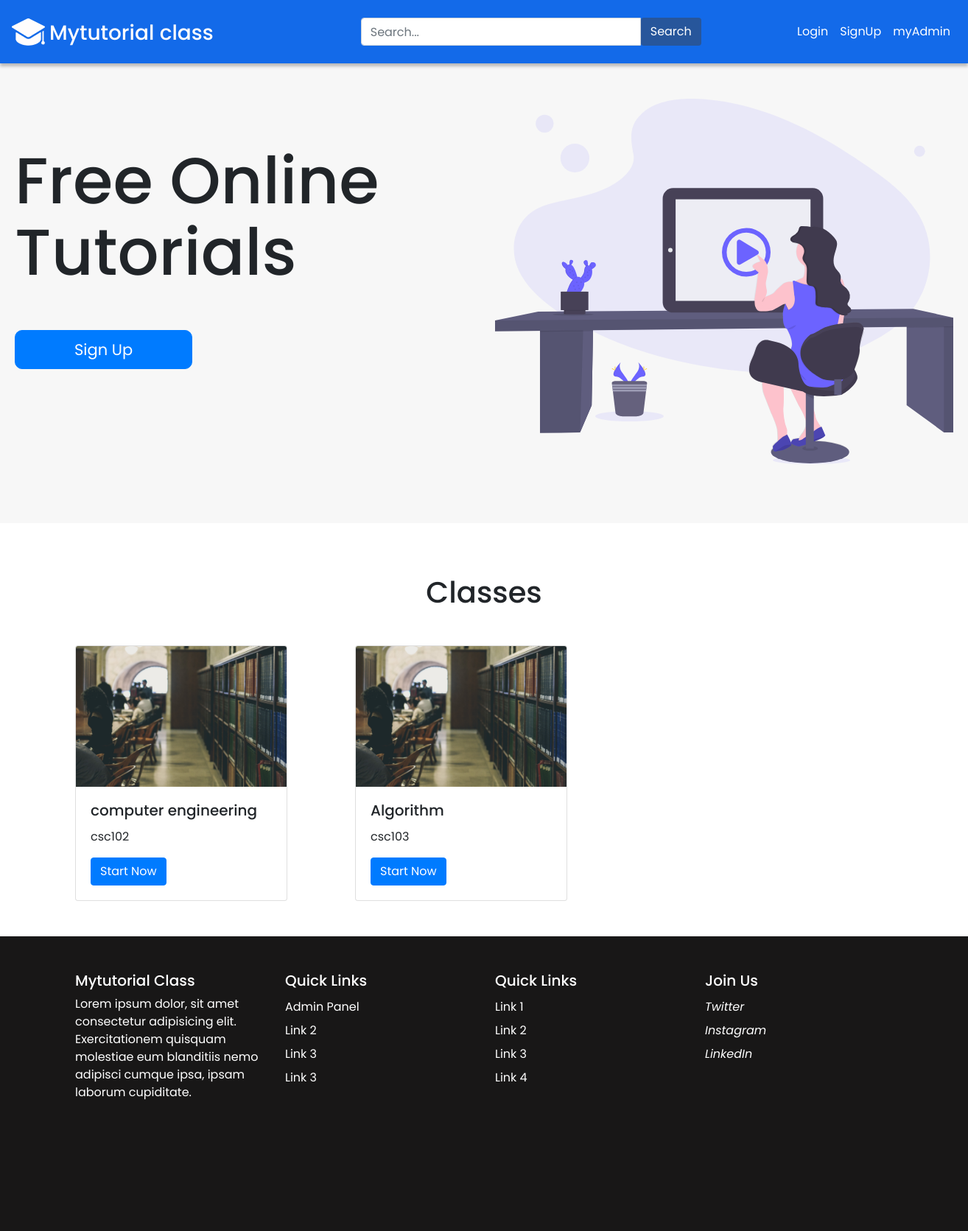
Before: / with the older database file.
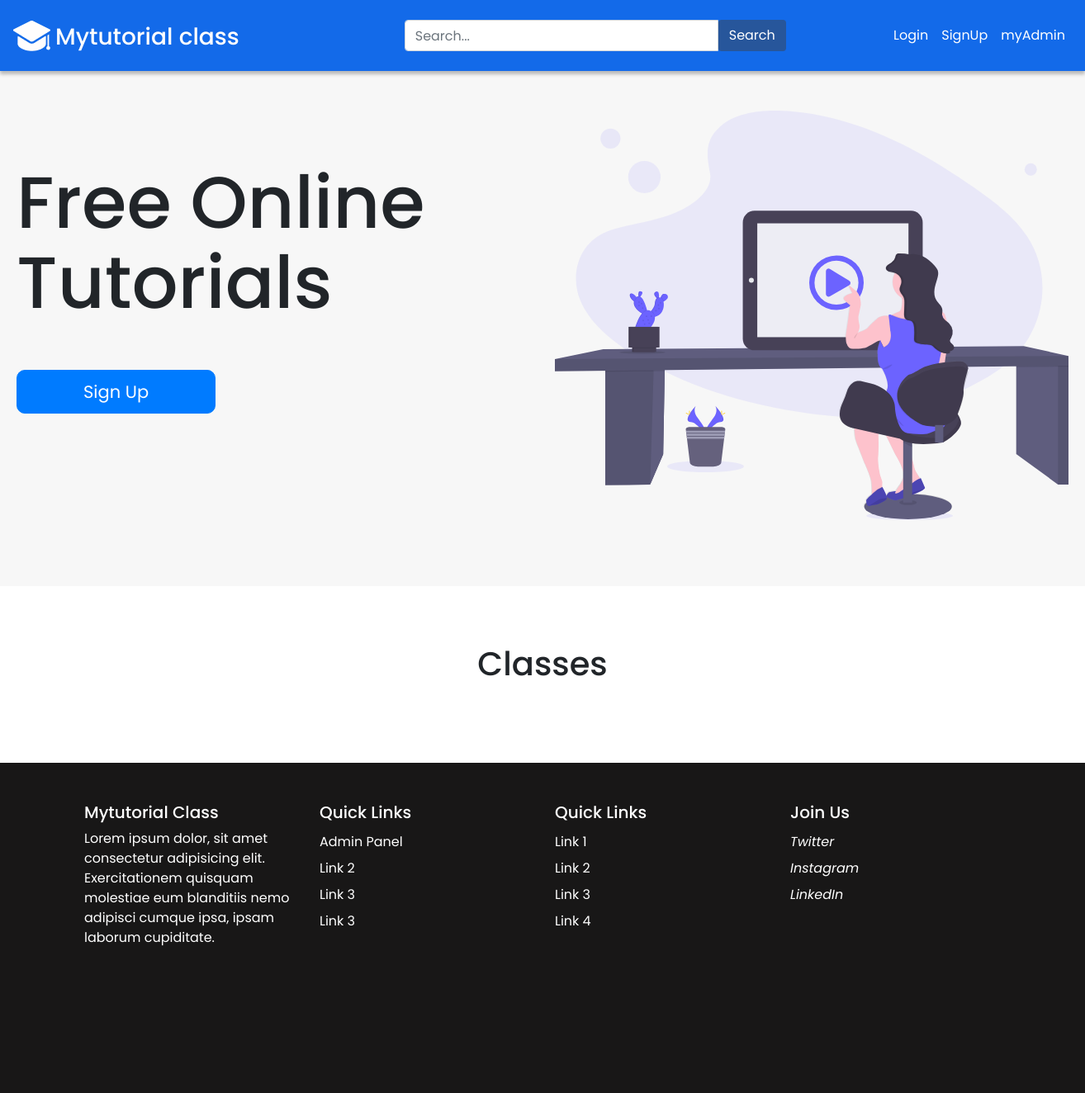
After: the same page with the newer database file.
### tables this page shows
CREATE TABLE `venues`
(
  `venueId` int
(11) NOT NULL AUTO_INCREMENT,
  `venue` varchar
(225) NOT NULL,
  `venueCreated` datetime NOT NULL DEFAULT CURRENT_TIMESTAMP,
  `venueUpdated` datetime NOT NULL DEFAULT CURRENT_TIMESTAMP,
  PRIMARY KEY
(`venueId`)
);

CREATE TABLE `classes`
(
  `classId` int
(11) NOT NULL AUTO_INCREMENT,
  `ClassDate` varchar
(20) NOT NULL,
  `classPeriod` int
(10) DEFAULT NULL,
  `classMax` int
(11) NOT NULL,
  `classVenueId` int
(11) NOT NULL,
  `classCreated` datetime DEFAULT CURRENT_TIMESTAMP,
  `classUpdated` datetime NOT NULL DEFAULT CURRENT_TIMESTAMP,
  `classCode` varchar
(45) NOT NULL,
  `classTitle` varchar
(225) NOT NULL,
  PRIMARY KEY
(`classId`)
);

### index.php (called while the page is built, shortened)
<?php
require_once('controllers/Conn.php');
require_once('controllers/Queries.php');
require_once('controllers/Router.php');
require_once('models/Classes.php');
$request = $_SERVER['REQUEST_URI'];
$router = new Router($request);
$router->get('/', 'views/home');

### models/Classes.php (called while the page is built, shortened)
<?php
class Classes extends Queries
{
    public function getWithVenue()
    {
        $sql = 'SELECT * FROM venues
        INNER JOIN classes ON Venues.venueId=classes.classVenueId';
        $venues = $this->query($sql);
        return $venues;
    }
}

### controllers/Conn.php (called while the page is built)
<?php
class Conn
{
    private $dbname = 'csc';
    private $host = 'localhost';
    private $username = 'root';
    private $pass = 'PASSWORD';
    public function connect()
    {
        try {
            $conn = new PDO("mysql:host=$this->host;dbname=$this->dbname", $this->username, $this->pass);
            return $conn;
        } catch (PDOexception $e) {
            echo "Datebase error" . $e->getMessage();
            die();
        }
    }
}

### controllers/Queries.php (called while the page is built, shortened)
<?php
class Queries extends Conn
{
    public function query($sql)
    {
        $pdoStatement = $this->connect()->prepare($sql);
        $status = $pdoStatement->execute();
        $result = $pdoStatement->fetchAll();
        return $result;
    }
}

### views/home.php (the view)
<?php include('inc/header.php'); ?>
<?php $init  =  new Classes(); ?>
<div class="header">
  <div class="container-fluid">
    <div class="row">
      <div class="col-md-6">
        <div class="header-bg bg-text">
          <h3>Free Online <br> Tutorials</h3>
          <div class="signup-button">
            <a href="register" class="btn btn-primary">Sign Up</a>
          </div>
        </div>
      </div>
      <div class="col-md-6">
        <div class="bg-image mt-5">
          <img src="assets/image/bg-image.svg" alt="" style="width: 100%;">
        </div>
      </div>
    </div>
  </div>
</div>
<section class="section__1">
  <div class="container">
    <div class="text-center">
      <h5 class="section__2--header">Classes</h5>
      <div class="tab-content mt-5" id="pills-tabContent">
        <div class="tab-pane fade show active" id="pills-home" role="tabpanel" aria-labelledby="pills-home-tab">
          <div class="row">
            <?php foreach ($init->getWithVenue() as $value) { ?>
              <div class="col-md-4">
                <div class="card" style="width: 18rem;">
                  <img src="assets/image/image1.jpg" class="card-img-top" alt="...">
                  <div class="card-body text-left">
                    <h5 class="card-title"><?php echo $value['classTitle'] ?></h5>
                    <p class="card-text"><?php echo $value['classCode'] ?></p>
                    <a href="#" class="btn btn-primary">Start Now</a>
                  </div>
                </div>
              </div>
            <?php } ?>
          </div>
        </div>
      </div>
    </div>
  </div>
</section>
<?php include('inc/footer.php'); ?>

### controllers/Router.php (shortened to what this page needs)
<?php
class Router
{
    private $request;
    public function __construct($request)
    {
        $this->request = $request;
    }
    public function get($route, $file)
    {
        $uri = trim($this->request, "/");
        $uri = explode("/", $uri);
        if ($uri[0] == trim($route, "/")) {
            require $file . '.php';
        }
    }
}

### views/inc/header.php (shortened to what this page needs)
<!DOCTYPE html>
<html lang="en">
<head>
    <link rel="stylesheet" href="https://stackpath.bootstrapcdn.com/bootstrap/4.3.1/css/bootstrap.min.css">
    <link rel="stylesheet" href="assets/css/main.css">
</head>
<body>
    <nav class="navbar navbar-expand-lg navbar-light navbarcol">
        <img src="assets/image/Group.png" alt="sitelogo">
        <a href="/" style="text-decoration:none;">
            <h3 class="myclass">Mytutorial class</h3>
        </a>
        <form class="form-inline form-search my-2 my-lg-0">
            <div class="input-group">
                <input type="text" class="form-control search-box" placeholder="Search..." aria-label="Search for...">
                <span class="input-group-btn">
                    <button class="btn search-btn" type="button">Search</button>
                </span>
            </div>
        </form>
        <div class="collapse navbar-collapse" id="navbarSupportedContent">
            <ul class="navbar-nav ml-auto">
                <li class="nav-item active">
                    <a class="nav-link" href="login">Login</a>
                </li>
                <li class="nav-item">
                    <a class="nav-link" href="register">SignUp</a>
                </li>
                <li class="nav-item">
                    <a class="nav-link" href="adminlogin">myAdmin</a>
                </li>
            </ul>
        </div>
    </nav>

### views/inc/footer.php (shortened to what this page needs)
<footer class="footer__section mt-5 text-white">
    <div class="container">
        <div class="footer__content pt-5">
            <div class="row">
                <div class="col-md-3">
                    <div class="footer__header">
                        <h5 class="footer__title">Mytutorial Class</h5>
                        <p>Lorem ipsum dolor, sit amet consectetur adipisicing elit. Exercitationem quisquam molestiae eum blanditiis nemo adipisci cumque ipsa, ipsam laborum cupiditate.</p>
                    </div>
                </div>
                <div class="col-md-3">
                    <div class="footer__item">
                        <h5>Quick Links</h5>
                        <ul>
                            <li>
                                <a href="adminlogin">Admin Panel</a>
                            </li>
                            <li>
                                <a href="#!">Link 2</a>
                            </li>
                            <li>
                                <a href="#!">Link 3</a>
                            </li>
                            <li>
                                <a href="#!">Link 3</a>
                            </li>
                        </ul>
                    </div>
                </div>
                <div class="col-md-3">
                    <div class="footer__item">
                        <h5>Quick Links</h5>
                        <ul>
                            <li>
                                <a href="#!">Link 1</a>
                            </li>
                            <li>
                                <a href="#!">Link 2</a>
                            </li>
                            <li>
                                <a href="#!">Link 3</a>
                            </li>
                            <li>
                                <a href="#!">Link 4</a>
                            </li>
                        </ul>
                    </div>
                </div>
                <div class="col-md-3">
                    <div class="footer__item">
                        <h5>Join Us</h5>
                        <ul>
                            <li>
                                <a href="#!">
                                    <i>Twitter</i>
                                </a>
                            </li>
                            <li>
                                <a href="#!">
                                    <i>Instagram</i>
                                </a>
                            </li>
                            <li>
                                <a href="#!">
                                    <i>LinkedIn</i>
                                </a>
                            </li>
                        </ul>
                    </div>
                </div>
            </div>
        </div>
    </div>
</footer>
</body>
</html>

### assets/css/main.css (style rules this page uses)
body { margin: 0px; z-index: 0px; }
* { font-family: 'Poppins', sans-serif; }
.myclass { font-size: bold; line-height: 100%; text-align: left; vertical-align: top; color:#FFFDFD; margin-left: 6px; margin-top: 11px; }
.navbarcol { width: 100%; height: 86px; left: 0px; top: 0px; background: #136AE9; box-shadow: 0px 4px 4px rgba(0, 0, 0, 0.25); }
.form-search { left: 15.6%; position: relative; justify-content: center; }
input.search-box { width: 380px; }
.navbar-nav .nav-item .nav-link { color: #fff!important; }
.search-btn { background: #27569B; color: #fff; }
.header { background: #F7F7F7; padding-bottom: 80px; }
.row .header-bg { margin-top: 7rem; }
.bg-text h3 { font-size: 88px; line-height: 1.1; }
.signup-button a { padding: 10px 80px; font-size: 21px; margin-top: 3rem; border-radius: 10px; }
.section__1 { margin-top: 70px; }
h5.section__2--header { font-size: 40px!important; }
.footer__section { background: #181717; height: 50vh; }
.footer__item ul { margin: 0; padding: 0; }
.footer__item li { list-style: none; line-height: 2; }
.footer__item a { color: #fff; }
@media (min-width: 1200px) { .container-fluid { width: 1304px; } }
@media (min-width: 992px) { input.search-box { width: 380px!important; } }

Changed rows visible on the page:
removed venues: classes.classTitle "computer engineering", classes.classCode "csc102", classes.classTitle "Algorithm", classes.classCode "csc103"
